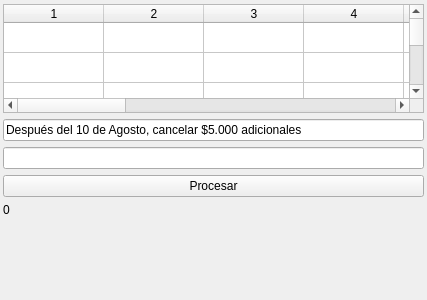
<?xml version="1.0" encoding="UTF-8"?>
<ui version="4.0">
 <class>BillingListWindow</class>
 <widget class="QWidget" name="BillingListWindow">
  <property name="geometry">
   <rect>
    <x>0</x>
    <y>0</y>
    <width>427</width>
    <height>300</height>
   </rect>
  </property>
  <property name="windowTitle">
   <string>Form</string>
  </property>
  <layout class="QVBoxLayout" name="verticalLayout">
   <property name="leftMargin">
    <number>3</number>
   </property>
   <property name="topMargin">
    <number>4</number>
   </property>
   <property name="rightMargin">
    <number>3</number>
   </property>
   <property name="bottomMargin">
    <number>3</number>
   </property>
   <item>
    <widget class="QTableWidget" name="table_billing">
     <property name="rowCount">
      <number>49</number>
     </property>
     <property name="columnCount">
      <number>14</number>
     </property>
     <attribute name="verticalHeaderVisible">
      <bool>false</bool>
     </attribute>
     <row/>
     <row/>
     <row/>
     <row/>
     <row/>
     <row/>
     <row/>
     <row/>
     <row/>
     <row/>
     <row/>
     <row/>
     <row/>
     <row/>
     <row/>
     <row/>
     <row/>
     <row/>
     <row/>
     <row/>
     <row/>
     <row/>
     <row/>
     <row/>
     <row/>
     <row/>
     <row/>
     <row/>
     <row/>
     <row/>
     <row/>
     <row/>
     <row/>
     <row/>
     <row/>
     <row/>
     <row/>
     <row/>
     <row/>
     <row/>
     <row/>
     <row/>
     <row/>
     <row/>
     <row/>
     <row/>
     <row/>
     <row/>
     <row/>
     <column/>
     <column/>
     <column/>
     <column/>
     <column/>
     <column/>
     <column/>
     <column/>
     <column/>
     <column/>
     <column/>
     <column/>
     <column/>
     <column/>
    </widget>
   </item>
   <item>
    <widget class="QLineEdit" name="lineedit_comment1">
     <property name="text">
      <string>Después del 10 de Agosto, cancelar $5.000 adicionales</string>
     </property>
    </widget>
   </item>
   <item>
    <widget class="QLineEdit" name="lineedit_comment2"/>
   </item>
   <item>
    <widget class="QPushButton" name="button_save">
     <property name="text">
      <string>Procesar</string>
     </property>
    </widget>
   </item>
   <item>
    <widget class="QLabel" name="label_number">
     <property name="text">
      <string>0</string>
     </property>
    </widget>
   </item>
   <item>
    <widget class="QLabel" name="label_detail">
     <property name="text">
      <string/>
     </property>
    </widget>
   </item>
   <item>
    <widget class="QLabel" name="label_account0">
     <property name="text">
      <string/>
     </property>
    </widget>
   </item>
   <item>
    <widget class="QLabel" name="label_account1">
     <property name="text">
      <string/>
     </property>
    </widget>
   </item>
   <item>
    <widget class="QLabel" name="label_date">
     <property name="text">
      <string/>
     </property>
    </widget>
   </item>
  </layout>
 </widget>
 <resources/>
 <connections/>
</ui>
